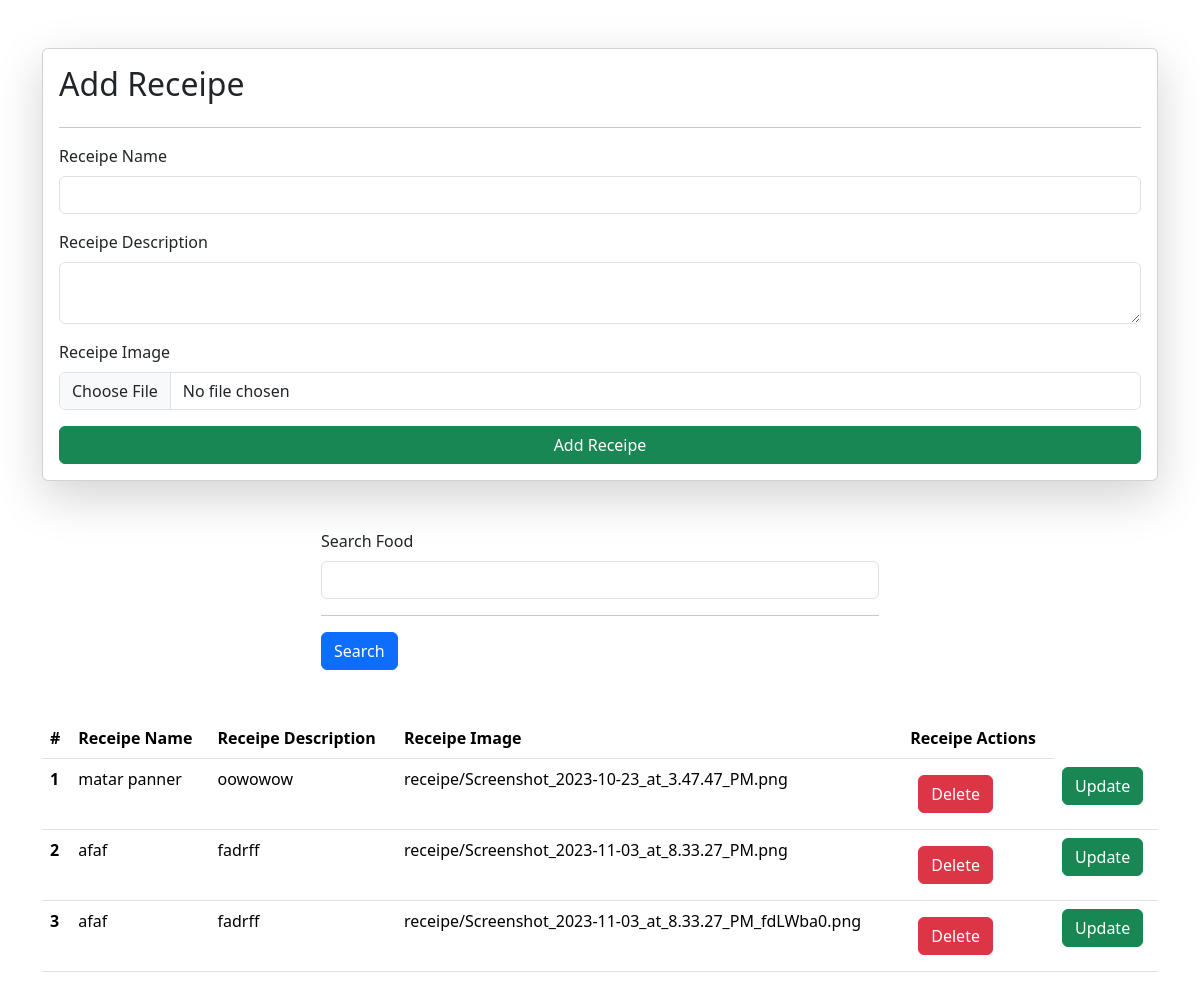
Before: /receipes with the older database file.
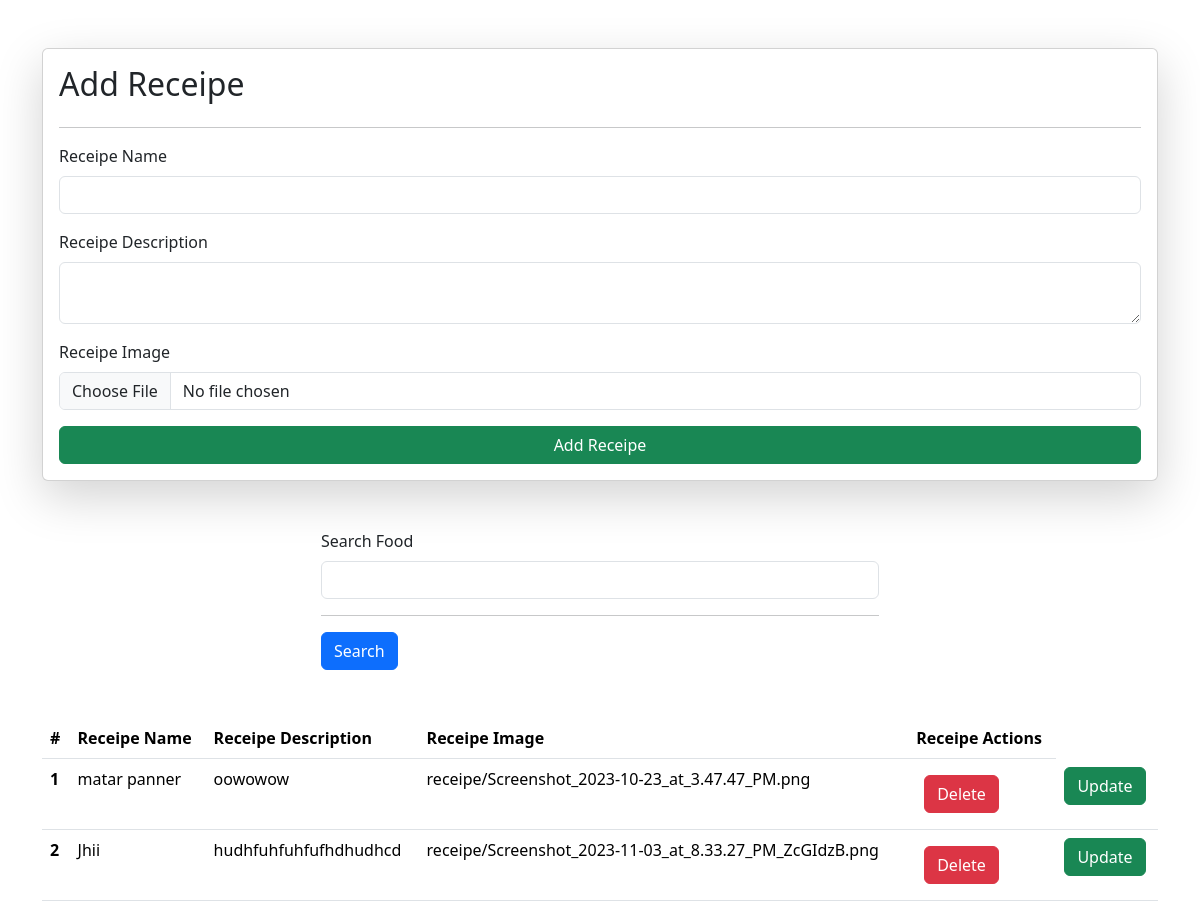
After: the same page with the newer database file.
### vege/models.py (models this page shows)
class Receipe(models.Model):
    user = models.ForeignKey(User, on_delete=models.SET_NULL, null = True, blank = True)
    receipe_name = models.CharField(max_length=100)
    receipe_description = models.TextField()
    receipe_image = models.ImageField(upload_to="receipe")
    receipe_view_count = models.IntegerField(default=1)

### vege/views.py (the view, shortened to what this page needs)
# urls.py: path('receipes', receipes, name="receipes"),
def receipes(request):
    queryset = Receipe.objects.all()
    if request.GET.get('search'):
        queryset = queryset.filter(receipe_name__icontains = request.GET.get('search'))
    context = {'receipes': queryset}
    return render(request, 'receipes.html', context)

### vege/templates/receipes.html (shortened to what this page needs)
<!DOCTYPE html>
<html lang="en">
<head>
  <link href="https://cdn.jsdelivr.net/npm/bootstrap@5.3.2/dist/css/bootstrap.min.css" rel="stylesheet"
>
</head>
<body>
  <div class="container mt-5">
    <form class="col-6-mx-auto card p-3 shadow-lg" method="post" enctype="multipart/form-data">
      <h2>Add Receipe</h2>
      <hr>
      <div class="mb-3">
        <label for="exampleInputEmail1" class="form-label">Receipe Name</label>
        <input name="receipe_name" required type="text" class="form-control">
      </div>
      <div class="mb-3">
        <label for="exampleInputPassword1"   class="form-label">Receipe Description</label>
        <textarea class="form-control" name="receipe_description" required></textarea>
      </div>
      <div class="mb-3">
        <label for="exampleInputPassword1" class="form-label">Receipe Image</label>
        <input name="receipe_image" type="file" class="form-control">
      </div>
      <button type="submit" class="btn btn-success">Add Receipe</button>
    </form>
    <div class="mt-5">
      <div class="mx-auto col-6">
        <form>
        <div class="mb-3">
          <label for="exampleInputEmail1" class="form-label">Search Food</label>
          <input name="search"  type="text" class="form-control">
          <hr>
        </div>
        <button type="submit" class="btn btn-primary">Search</button>
      </form>
      </div>
    </div>
    <table class="table mt-5">
      <thead>
        <tr>
          <th scope="col">#</th>
          <th scope="col">Receipe Name</th>
          <th scope="col">Receipe Description</th>
          <th scope="col">Receipe Image</th>
          <th scope="col">Receipe Actions</th>
        </tr>
      </thead>
      <tbody>
        {% for receipe in receipes %}
        <tr>
          <th scope="row">{{forloop.counter}}</th>
          <td>{{receipe.receipe_name}}</td>
          <td>{{receipe.receipe_description}}</td>
          <td>{{receipe.receipe_image}}</td>
          <td><a href="/delete_receipe/{{receipe.id}}/" class="btn btn-danger m-2">Delete</a></td>
          <td><a href="/update_receipe/{{receipe.id}}/" class="btn btn-success">Update</a></td>
        </tr>
        {% endfor %}
      </tbody>
    </table>
  </div>
</body>
</html>

Changed rows visible on the page:
removed Receipe: receipe_name "afaf", receipe_description "fadrff", receipe_image "receipe/Screenshot_2023-11-03_at_8.33.27_PM.png"
removed Receipe: receipe_name "afaf", receipe_description "fadrff", receipe_image "receipe/Screenshot_2023-11-03_at_8.33.27_PM_fdLWba0.png"
added Receipe: receipe_name "Jhii", receipe_description "hudhfuhfuhfufhdhudhcd", receipe_image "receipe/Screenshot_2023-11-03_at_8.33.27_PM_ZcGIdzB.png"
